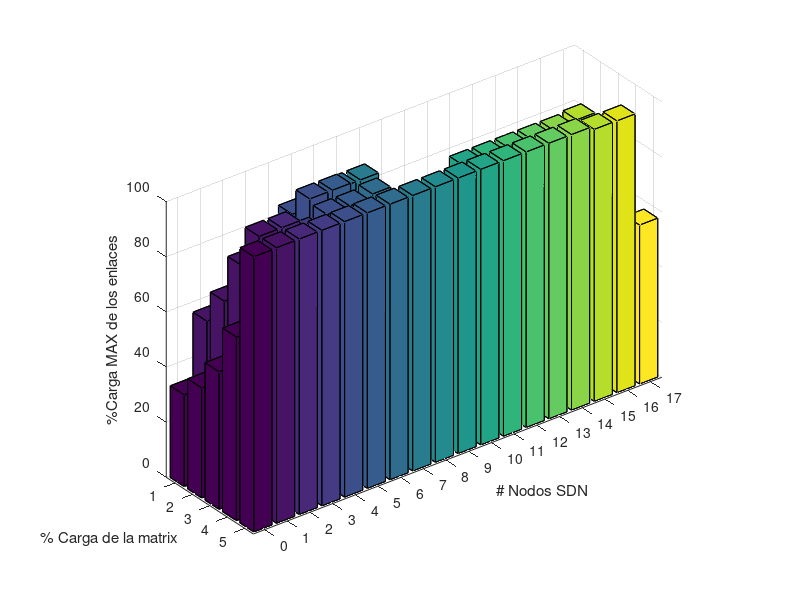
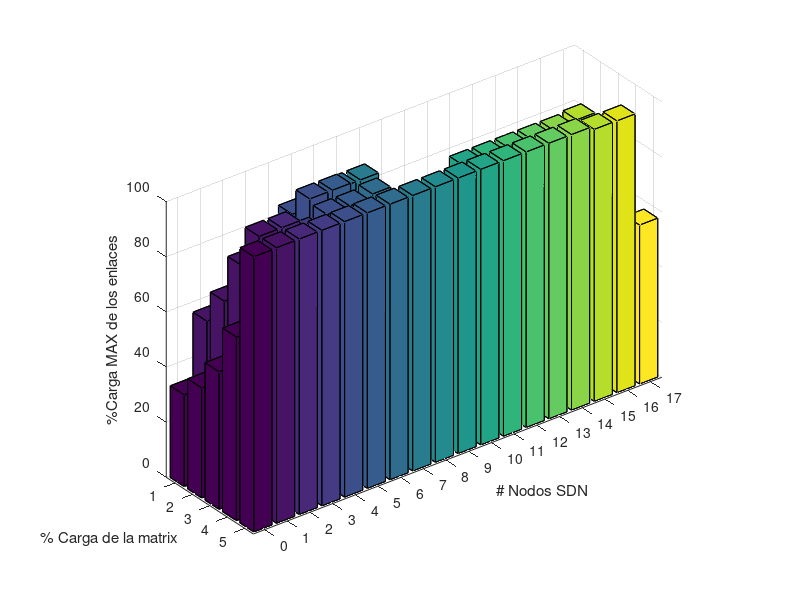

Write the MATLAB code that produced these figures, in order.
load SimulationResults.csv

%FIGURE 3
Z = zeros(5,17);
for i = 1:270
    x = SimulationResults(i, 1);
    y = SimulationResults(i, 3) + 1;
    z = SimulationResults(i, 4);
    Z(x, y) = z;
end

bar3(Z)
xlabel('# Nodos SDN')
ylabel('% Carga de la matrix')
zlabel('%Carga MAX de los enlaces')

xticks([1 2 3 4 5 6 7 8 9 10 11 12 13 14 15 16 17 18])
xticklabels({ '0','1','2','3','4','5','6','7','8','9','10','11','12','13','14','15','16','17'})

savefig('figure3.fig')
saveas(gcf,'figure3','epsc')
